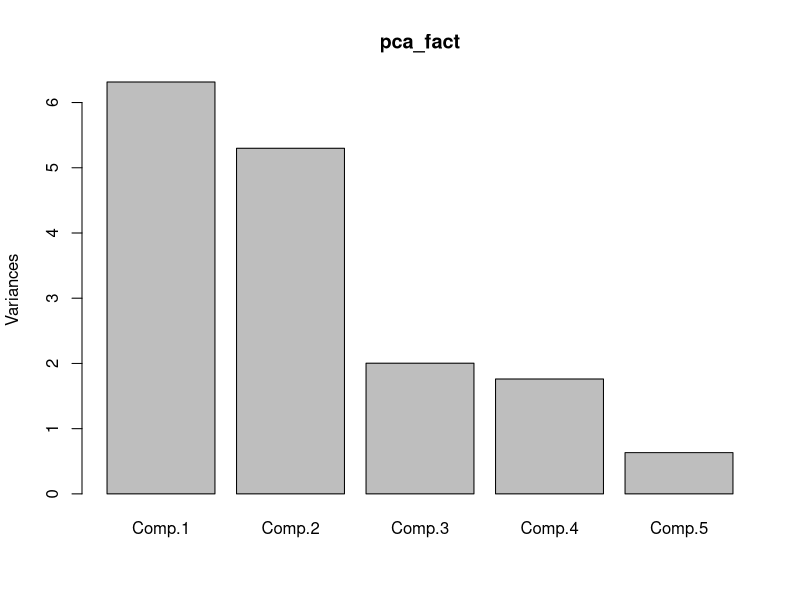

This figure's R source: (Note: this script raises an error after producing the figure.)
##Factor Analysis is a method for analyzing the covariation among the observed 
#variables to address the questions:

#1. How many latent factors are needed to account for most of the variation 
#among the observed variables?
#2. Which variables appear to define each factor?


#Some important Terme:

#Factor: An underlying or latent construct that 'causes' the observed variables, 
#to a greater or lesser extent. Algebraically, a factor is estimated by a 
#linear combination of observed variables. When the 'best fitting' factors are found, 
#it should be remembered that these factors are not unique; 
#it can be shown that any rotation of the best-fitting factors is also best-fitting. 

#Factor loadings: The degree to which the variable is driven or 'caused' by the factor; 
#Factor -> Variable. The loadings are ui and vi in Xi = uiF1 + viF2 + ei

#Communality of a variable: The extent to which the variability across subjects 
#in a variable is 'explained' by the set of factors extracted in the factor analysis. 
#Uniqueness is just 1-Communality

#Variance accounted for by a factor: The amount of common variance for a set of 
#observed variables that is explained by the factor. 
#The 1st factor extracted in most methods explains more variance than 
#the remaining factors.

#Factor score coefficients/Factor weights: Since a factor is defined as a 
#linear combination of observed variables, F=??wiXi. 
#The set of weights, wi, for each factor gives the factor score coefficients 
#for that factor

#Eigenvalue: The kth eigenvalue is equal to the variance accounted for by the kth 
#most important factor. They are used to compute the % variance accounted for by a 
#factor, and the cumulative % variance accounted for by the the first n factors.

price <- c(6,7,6,5,7,6,5,6,3,1,2,5,2,3,1,2)
software <- c(5,3,4,7,7,4,7,5,5,3,6,7,4,5,6,3)
brand <- c(4,2,5,3,5,3,1,4,7,5,7,6,6,5,5,7)
Friend <- c(7,2,5,6,2,4,1,7,3,2,6,7,6,2,4,5)
Family <- c(6,3,4,7,1,5,4,5,4,4,5,7,2,3,5,6)
data <- data.frame(price,software,brand,Friend,Family)

##Run the PCA to determine the number of factors
pca_fact <- princomp(data)
summary(pca_fact)
plot(pca_fact)
#Factor Analysis
fa <- factanal(data,factors = 2)

fa


#Difference Between PCA and Factor Analysis:
#  PCA	Factor Analysis
#   PCA: Both work on basic of finding factors or eigen values	
#   FA : Same
#   PCA: Here the principal components does not have t make sense always, 
#         it is just an artificial variable	
#   FA : Here you find the name the latent variable based on its attribute.
#   PCA: Mostly you end up deciding number of components	
#   FA :Here after the factors has come, you try to gauge the latent variables.

##Explanation for "Lapack routine dgesv: system is exactly singular: U[58,58] = 0" Error



##install.packages("corpcor")
library(corpcor)

covmat = matrix(c(cov(pca_train)),nrow = ncol(pca_train),
                ncol=ncol(pca_train))

eigen(covmat)

##There are multiple 0 eigen values, and it correspond to column linear combination.
##We need to remove these eigen values and corresponding eigen vectors to make it work
